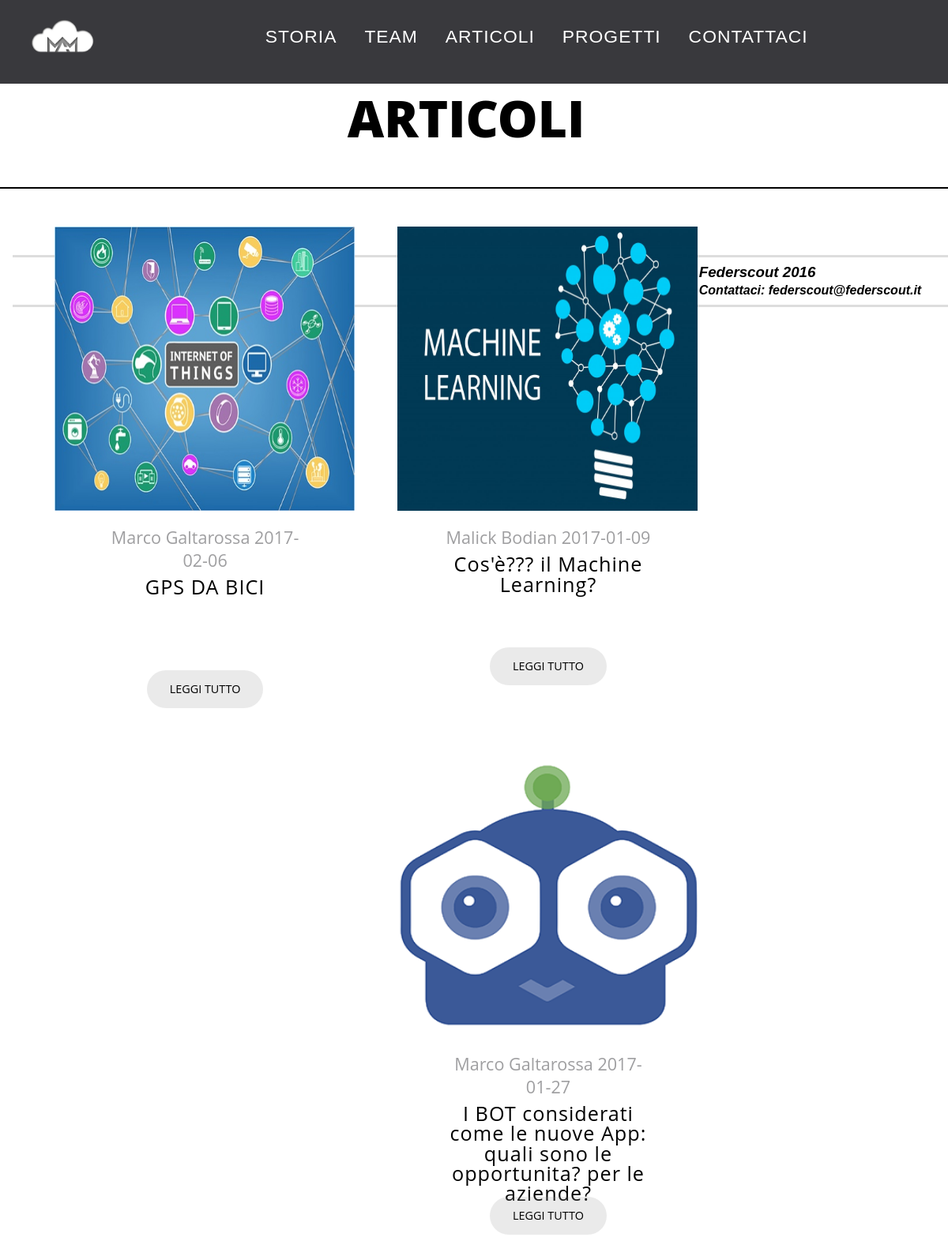
The app's page /articoli.php, older data.
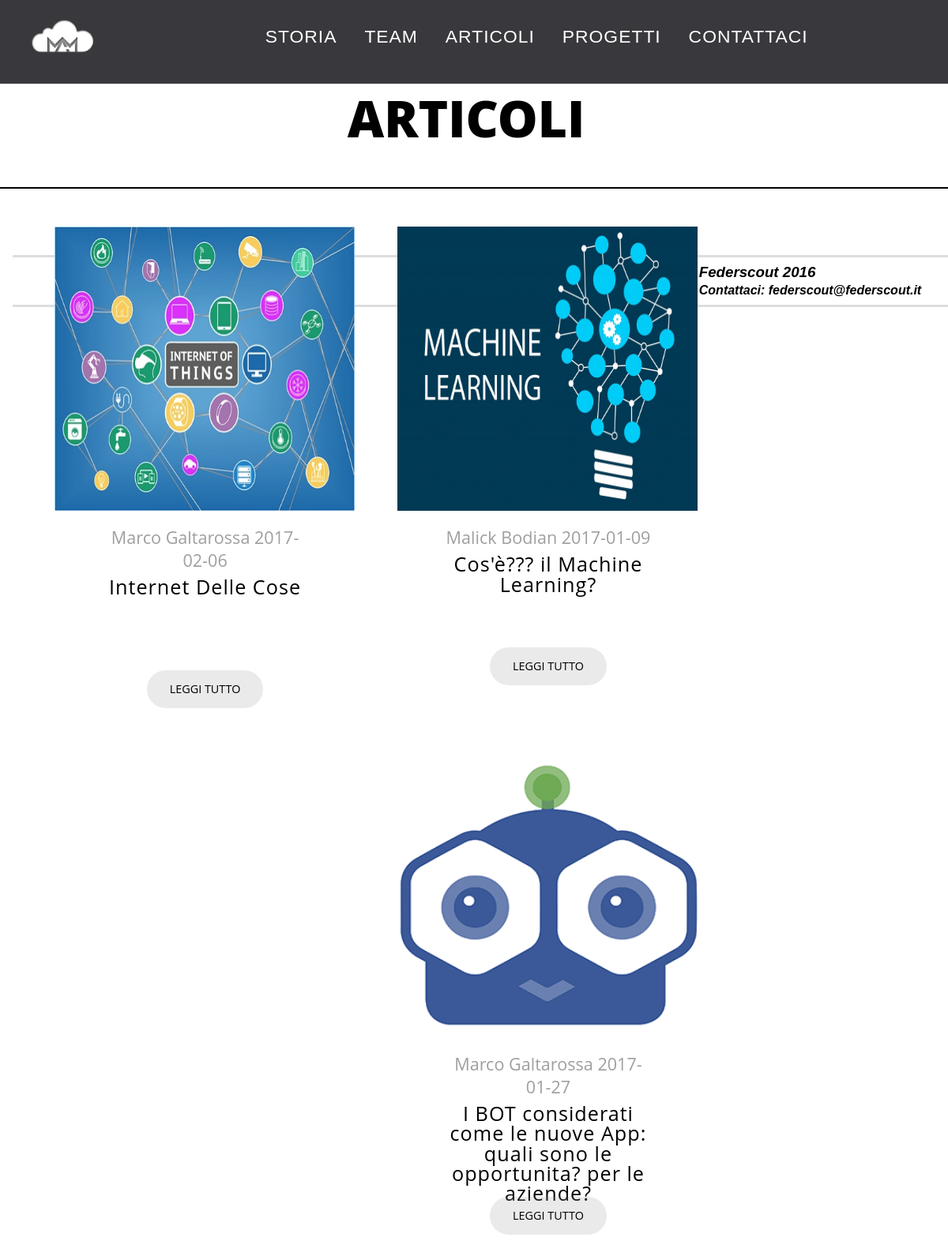
The same page, newer data.
### tables this page shows
CREATE TABLE `immagini` (
  `id` int(11) NOT NULL,
  `alt` varchar(50) NOT NULL,
  `src` varchar(50) NOT NULL,
  `title` varchar(50) NOT NULL,
  `href` varchar(50) NOT NULL,
  `titolo` varchar(250) DEFAULT NULL,
  `autore` varchar(50) DEFAULT NULL,
  `data` date DEFAULT NULL,
  `testo` text NOT NULL
);

### articoli.php (the view, shortened to what this page needs)
	<div class="boxpagina2">
		<div class="pagina2">
			<?php
		        $query = mysql_query("select * from pagine");
				$ris = mysql_fetch_array($query);
				if($ris['pagina']= "ARTICOLI") echo $ris['pagina'];
			?>
		</div>
	</div>
<div class="boxpaginaarticolo">
<?php
	$query = mysql_query("select * from immagini");
	while($ris = mysql_fetch_array($query)){
		echo"
			<div class=\"boxarticolo\">
				<div class=\"imagearticolo\">
				<a href=\"$ris[href]\"  class=\"aarticolo\"></a>
				<img src=\"$ris[src]\"class=\"imgarticolo\" alt=\"$ris[alt]\" title=\"$ris[title]\"></img>
				</div>
				<div class=\"boxscrittaarticolo\">
					<div class=\"boxautore\">
						<p class=\"autore\"> $ris[autore]  $ris[data] </p>
				</div>
					<h3 class=\"smalltitle\"><a href=\"$ris[href]\"> $ris[titolo] </a></h3>
					<a class=\"bottonegrigio\" href=\"$ris[href]?id=$ris[id]\">Leggi Tutto</a>
			</div>
		</div>";
	}
?>

Row changes from the older to the newer data that the page shows:
changed immagini: titolo "GPS DA BICI" → "Internet Delle Cose"
